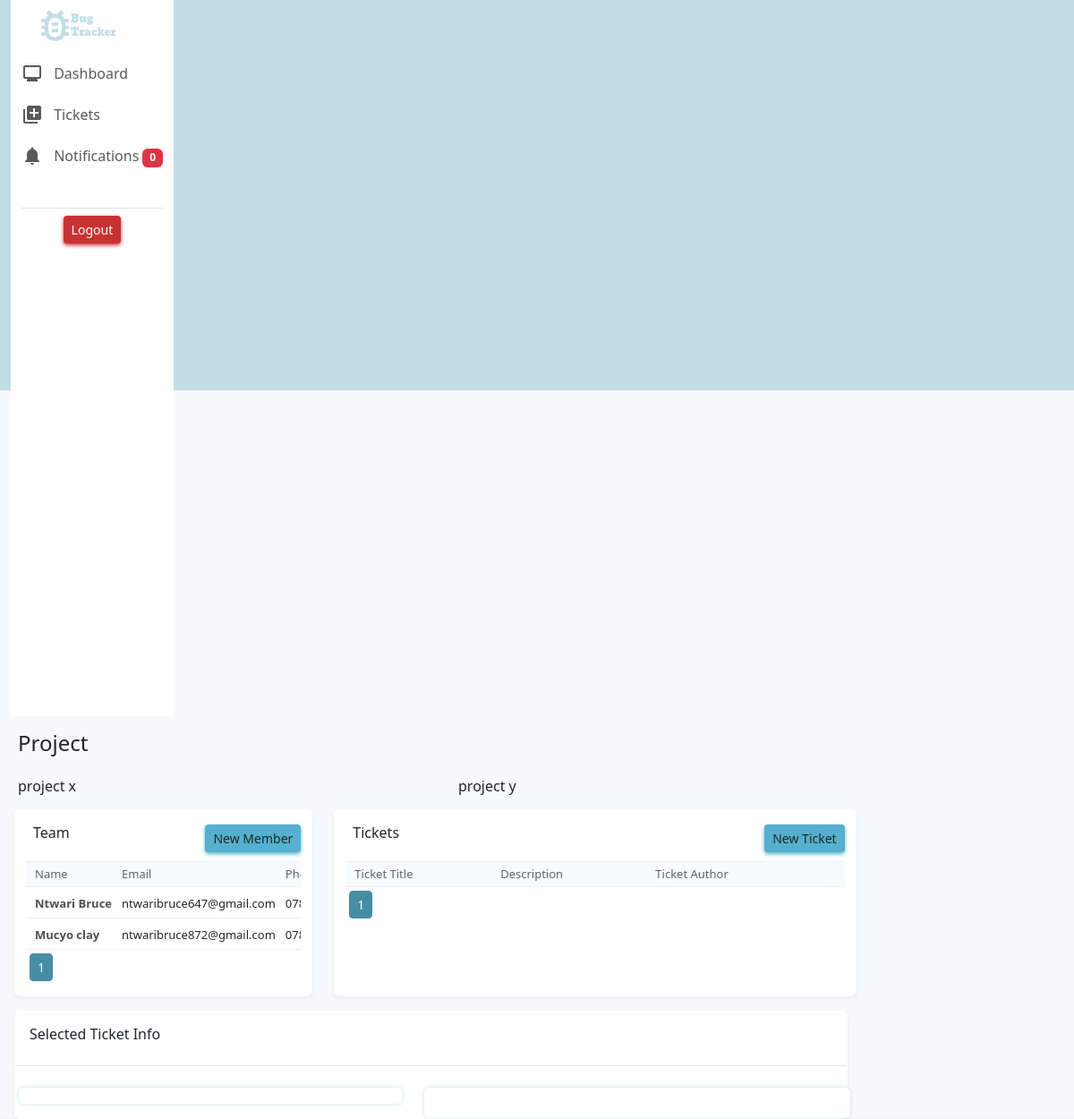
Before: /project_view/7 (signed in) with the older database file.
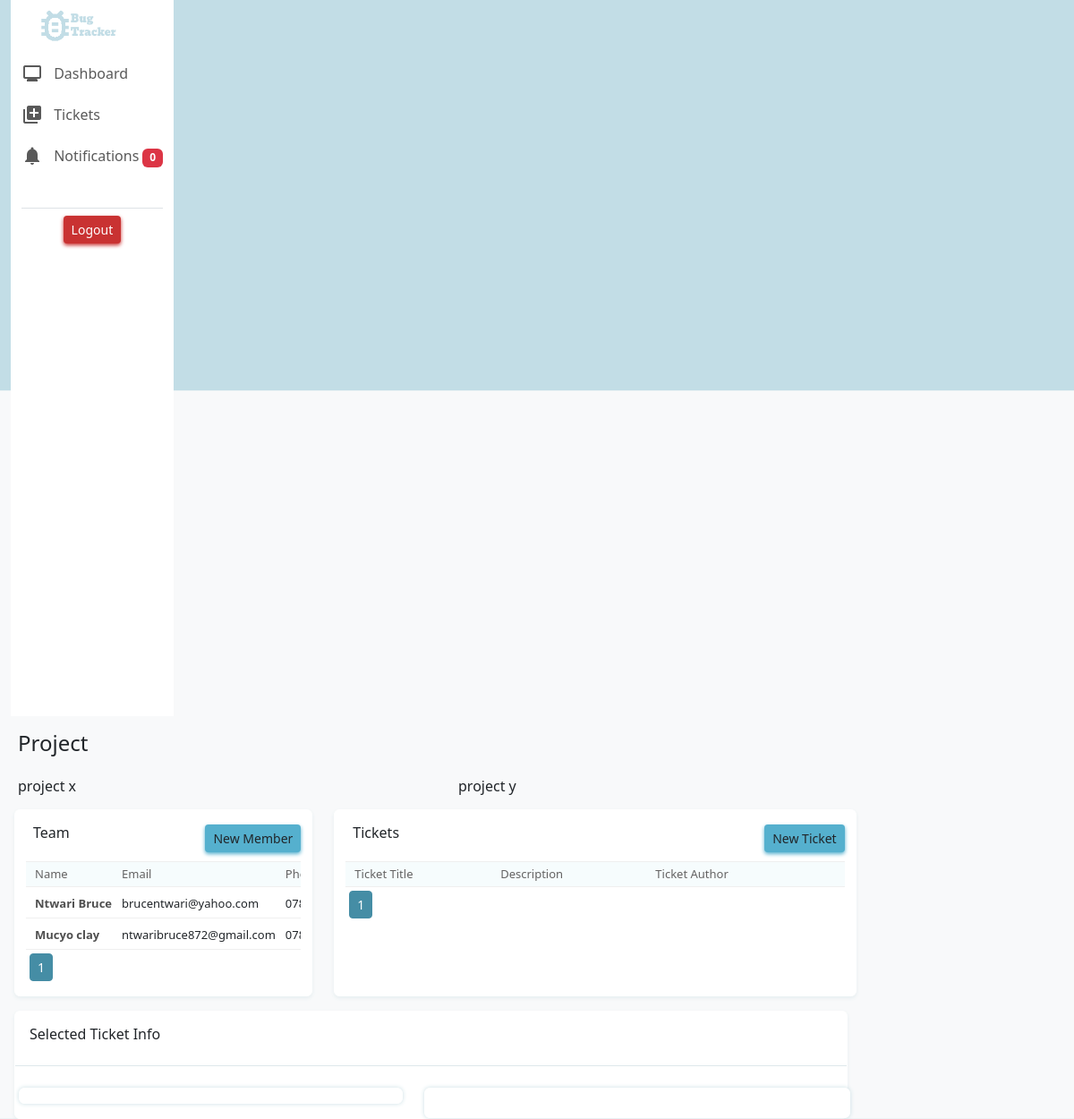
After: the same page with the newer database file.
### bug_tracker/models.py (models this page shows, shortened)
class CustomUser(AbstractUser):
    first_name = models.CharField(max_length=150)
    last_name = models.CharField(max_length=150)
    phone_number = models.CharField(max_length=20,blank=False, null=False)

### bug_tracker/views.py (the view)
# urls.py: path("project_view/<int:id>", views.project_view, name="project_view"),
@login_required(login_url='layout')
def project_view(request, id):
    if request.method == "GET":
        users = CustomUser.objects.all()
        project = Project.objects.get(id=id)
        team_members = project.team_members.all().order_by("id")
        tickets = project.project_tickets.all().order_by("id")
        group_names = request.user.groups.values_list('name', flat=True)
        paginator1 = Paginator(tickets, 4)
        page_number1 = request.GET.get('page1')
        page_obj1 = paginator1.get_page(page_number1)
        paginator = Paginator(team_members, 3)
        page_number = request.GET.get('page')
        page_obj = paginator.get_page(page_number)
        return render(request, "bug_tracker/project.html", {
            "team_members": page_obj,
            "project": project,
            "page_range": paginator.page_range,
            "page_number": page_obj.number,
            "users": users,
            "page_range1": paginator1.page_range,
            "page_number1": page_obj1.number,
            "tickets": page_obj1,
            "group_names": group_names
        })

### bug_tracker/context_processors.py (called while the page is built)
def my_context_processor(request):
    new_count = 0
    if request.user.is_authenticated:
        notifications = Notification.objects.filter(user=request.user)
        now = timezone.now()
        threshold = now - timedelta(seconds=60)
        today_notifications = notifications.filter(created_at__gte=threshold)
        new_count = today_notifications.count()
    return {
        'new_count': new_count
    }

### bug_tracker/templates/bug_tracker/project.html (shortened to what this page needs)
{% extends "bug_tracker/layout.html" %}
{% load static %}
{% block content %}
<div class="col-sm-10">
    <div class="pt-3 ps-2 h4 pb-3"> Project</div>
    <div class="row">
    <div class="col-sm-6"><p class="ps-2 h6">{{ project.project_name }}</p></div>
    <div class="col-sm-4">
      <p class="text-start truncate2 h6">{{ project.project_description }}</p>
    </div>
    </div>
    <div class="row">
      <div class="col-sm-4 ms-3 bg-light2 border-charts mt-2 rounded h-50">
          <div class="d-flex justify-content-between">
              <div class="h6 pt-3 ps-2">Team</div>
              <div class="pt-3">
                <button type="button" class="btn btn-color2 btn-color2-shadow btn-sm"
                data-bs-toggle="modal" data-bs-target="#myModal">New Member</button></div>
          </div>
          <div class="table-responsive">
              <table>
                  <thead>
                    <tr>
                      <th class="size1">Name</th>
                      <th class="size1">Email</th>
                      <th class="size1">Phone</th>
                    </tr>
                  </thead>
                  <tbody>
                    {% for team_member in team_members%}
                    <tr>
                      <td class="text-color6 truncate2t size1"><b>{{ team_member.first_name }} {{ team_member.last_name }} </b></td>
                      <td class="truncate size1">{{ team_member.email }}</td>
                      <td class="truncate size1">{{ team_member.phone_number }}</td>
                    </tr>
                    {% endfor %}
                  </tbody>
                </table>
                <div>
                  <nav aria-label="...">
                    <ul class="pagination pagination-sm pt-1 ps-1">
                      {% for page in page_range %}
                      <li class="page-item text-color5 {%  if page_number == page %} active {% endif %}">
                        <a class="page-link text-color5 {%  if page_number == page %} active {% endif %}" href="?page={{ page }}" tabindex="-1">{{ page }}</a>
                      </li>
                      {% endfor %}
                    </ul>
                  </nav>
                </div>
          </div>
      </div>
     <div class="col-sm-7 ms-4 bg-light2 border-charts mt-2 rounded">
      <div class="d-flex justify-content-between">
          <div class="h6 pt-3 ps-2"> Tickets</div>
          <div class="pt-3"><button type="button" class="btn btn-color2 btn-color2-shadow btn-sm"
            data-bs-toggle="modal"
            data-bs-target="#myModalT">New Ticket</button></div>
      </div>
      <div class="table-responsive table-hover">
          <table>
              <thead>
                <tr>
                  <th class="size1">Ticket Title</th>
                  <th class="size1">Description</th>
                  <th class="size1">Ticket Author</th>
                  <th></th>
                </tr>
              </thead>
            </table>
            <div>
              <nav aria-label="...">
                <ul class="pagination pagination-sm pt-1 ps-1">
                  {% for page in page_range1 %}
                  <li class="page-item text-color5 {%  if page_number1 == page %} active {% endif %}">
                    <a class="page-link text-color5 {%  if page_number1 == page %} active {% endif %}" href="?page1={{ page }}" tabindex="-1">{{ page }}</a>
                  </li>
                  {% endfor %}
                </ul>
              </nav>
            </div>
      </div>
     </div>
    </div>
    <div>
      <div class="col-sm-12 rounded border-charts bg-light2 ms-1 mt-3 cu-width">
        <div class="p-3 h6">Selected Ticket Info</div>
        <div class="border-bottomx mb-3"></div>
        <div class="row">
          <div class="col-sm-6 rounded border-charts2 mt-2 pt-3 mb-3 ms-3 bg-light2 custom-width-s">
          </div>
         <div class="col-sm-6 rounded border-charts2 mt-2 ms-4 bg-light2 ">
           </div>
          </div>
         </div>
        </div>
      </div>
  </div>
  </div>
{% endblock %}

Changed rows visible on the page:
changed CustomUser "Ntwari": email "ntwaribruce647@gmail.com" → "brucentwari@yahoo.com"
